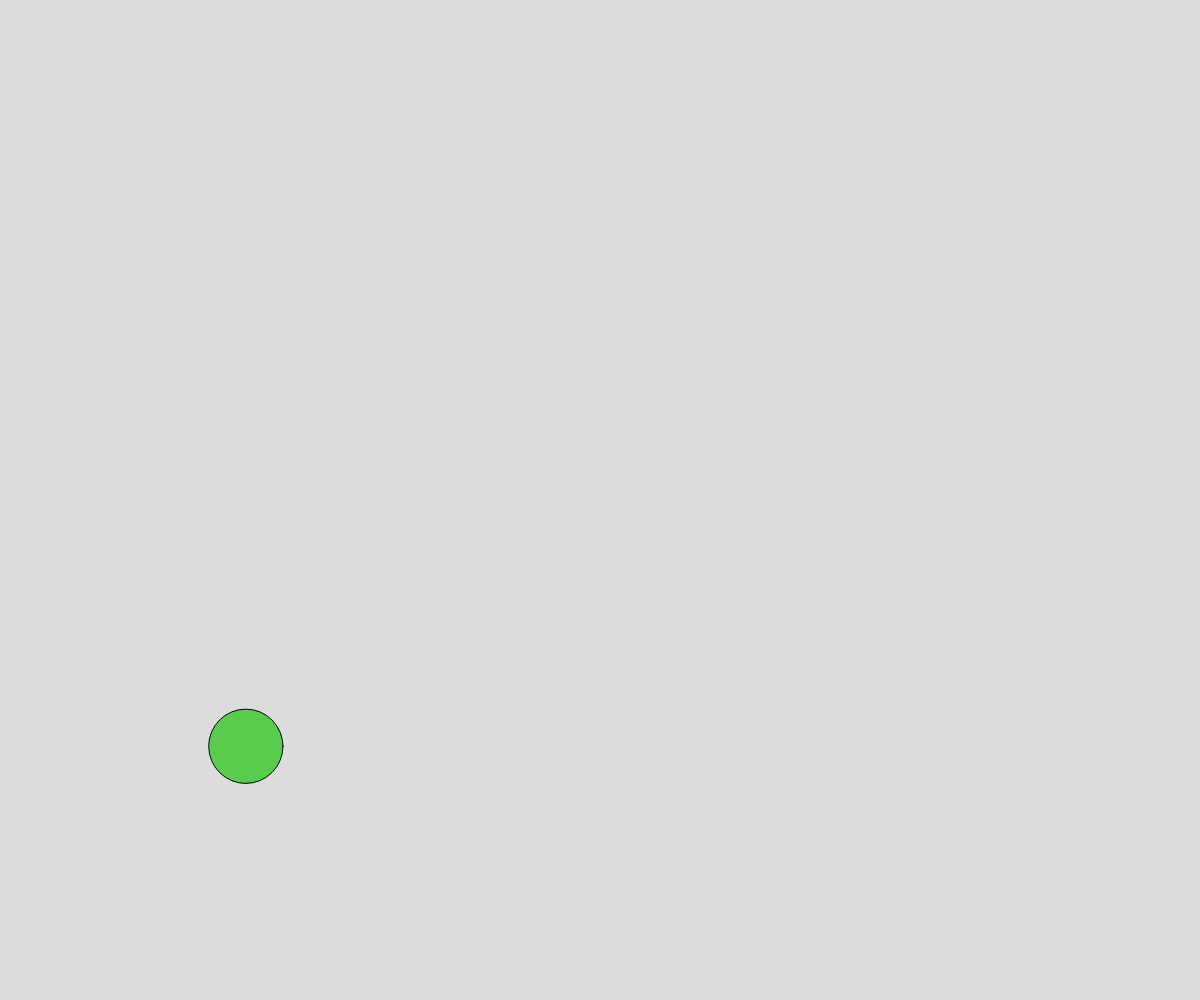
Frame 1 (no input)
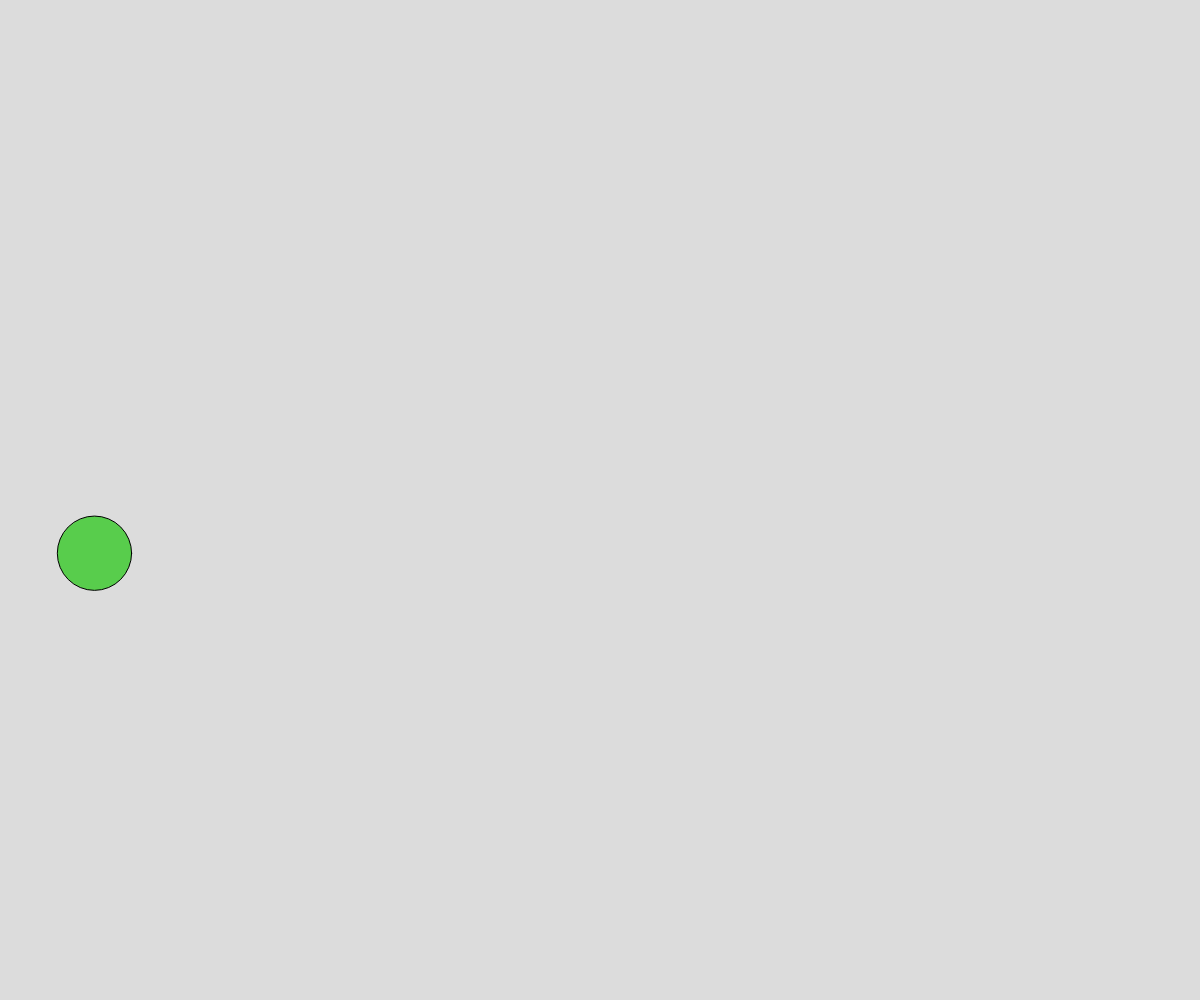
Frame 60 (no input)
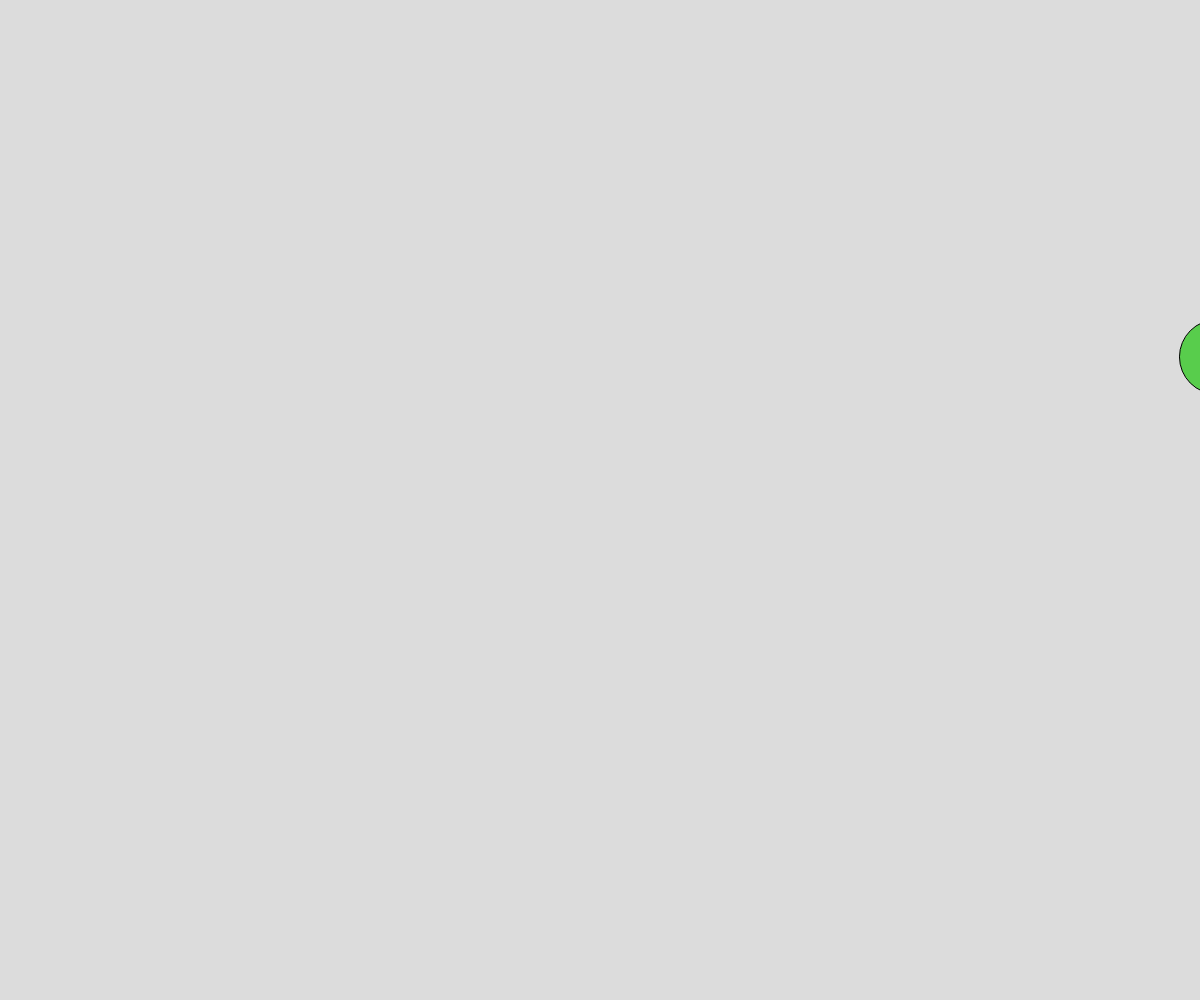
Frame 120 (the mouse pressed at the canvas centre since frame 60)

The p5.js sketch that drew these frames (run headless with seeded random() and noise() and a simulated clock; from frame 60 on, the mouse is pressed at the canvas centre):

// p5.js sketch
// ── sketch.js
// Ball Object Notation Demo
// Ethan
// Oct 5

let allBalls = [];

function setup() {
  createCanvas(windowWidth, windowHeight);
  makeBall();
}

function draw() {
  background(220);
  for (let eachBall=0; eachBall<allBalls.length; eachBall++){
    moveBall(allBalls[eachBall]);
    drawBall(allBalls[eachBall]);
  }
}

function spawnBall(){
  let newBall = {
    radius: random(5,50),
    x: random(width),
    y: random(height),
    r: random(255),
    g: random(255),
    b: random(255),
    dx: random(-5,5),
    dy: random(-5,5),
  };
  return newBall;
}

function moveBall(theBall){
  theBall.x+= theBall.dx;
  theBall.y+= theBall.dy;
  if (theBall.x>=width+theBall.radius){
    theBall.x = 0 - theBall.radius;
  }
  else if (theBall.x<=0-theBall.radius){
    theBall.x = width + theBall.radius;
  }
  if (theBall.y>=height+theBall.radius){
    theBall.y = 0 - theBall.radius;
  }
  else if (theBall.y<=0-theBall.radius){
    theBall.y = height + theBall.radius;
  }
}

function drawBall(theBall){
  fill(theBall.r,theBall.g,theBall.b);
  circle(theBall.x,theBall.y,theBall.radius*2);
}

function makeBall(x,y){
  let theBall = spawnBall();
  if (x && y){
    theBall.x = x;
    theBall.y = y;
  }
  allBalls.push(theBall);
}

function mouseClicked(){
  makeBall(mouseX,mouseY);
}
